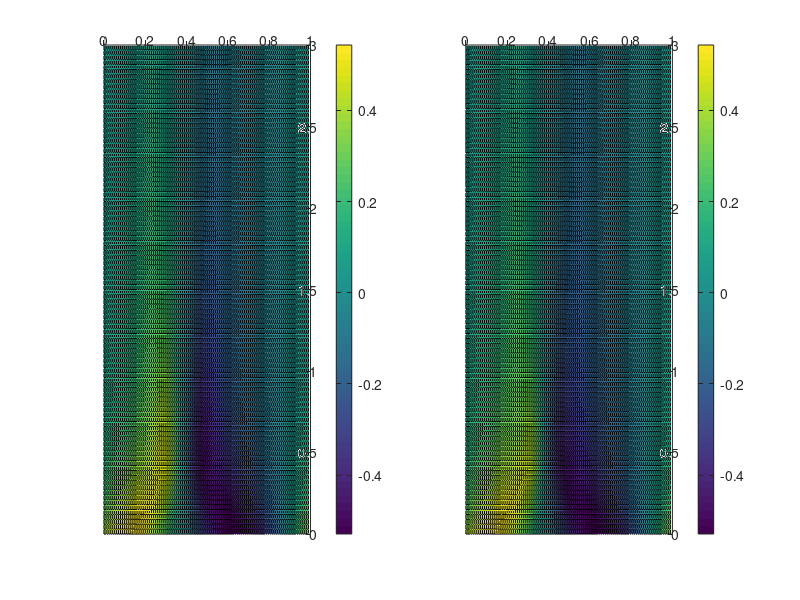
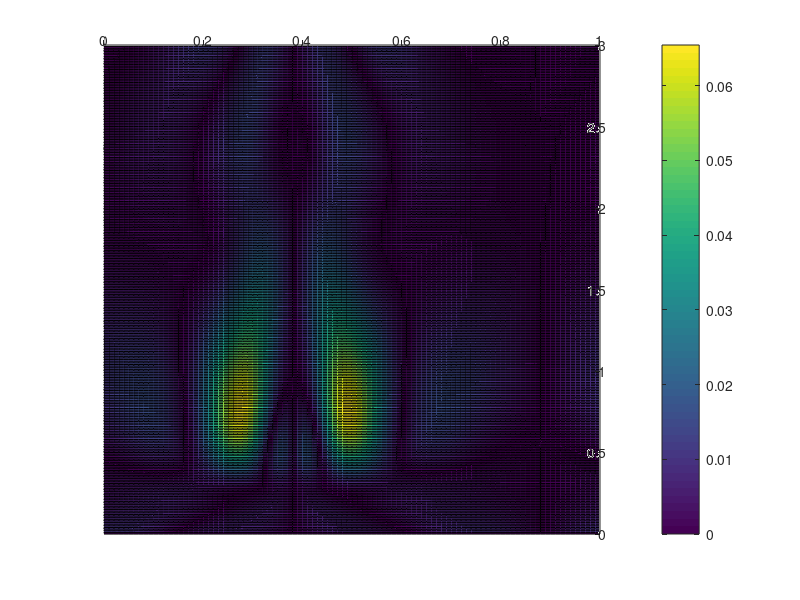

MATLAB code for these plots, in order:
load Bur_Test_Extra.mat x t Burg_pre Burg_true pt
parameter = pt

subplot(1,2,1)
surf(t(1:3:end),x,Burg_pre(:,1:3:end)), 
% shading interp, lighting phong, axis tight
% colormap(summer); set(gca,'zlim')
% light('color',[1 1 0],'position',[-1,2,2])
% material([0.30 0.60 0.60 40.00 1.00]);
% title('The Burgers equation')
% xlabel('t'); ylabel('x')
% view([0,90])
view([90,-90])
colorbar

subplot(1,2,2)
surf(t(1:3:end),x,Burg_true(:,1:3:end)), 
% shading interp, lighting phong, axis tight
% colormap(summer); set(gca,'zlim')
% light('color',[1 1 0],'position',[-1,2,2])
% material([0.30 0.60 0.60 40.00 1.00]);
% title('The Burgers equation')
% xlabel('t'); ylabel('x')
% view([0,90])
view([90,-90])
colorbar

Err= abs(Burg_pre-Burg_true);

figure
surf(t,x,Err), 
% shading interp, lighting phong, axis tight
% colormap(summer); set(gca,'zlim')
% light('color',[1 1 0],'position',[-1,2,2])
% material([0.30 0.60 0.60 40.00 1.00]);
% title('The Burgers equation')
% xlabel('t'); ylabel('x')
view([90,-90])
colorbar
